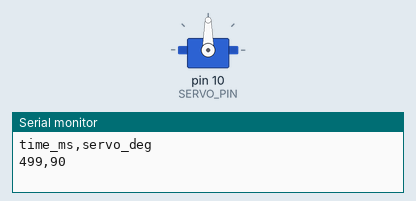
Recording of a sketch running on a simulated Arduino Uno, built with avr-gcc and run on an emulated ATmega328P. On the bench: servo, the last lines printed to the serial monitor.

Above: at 0.55 s.
At 4.1 s:
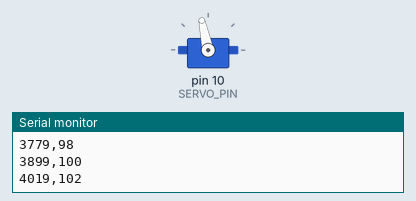
At 5.2 s:
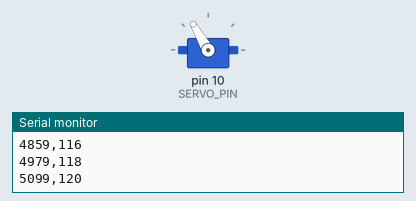
At 7.7 s:
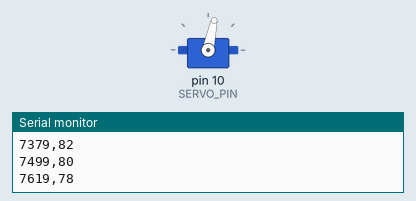
Timing chart, 0 to 9.9 s (numbered marks = the images above):
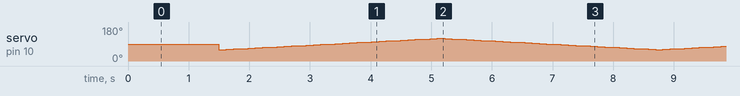

The sketch:

servo_mg996r_check.ino
```cpp
/*
  servo_mg996r_check.ino

  MG996Rサーボを安全寄りの範囲でゆっくり動かし、角度、電源、機械干渉を確認する。
  ロボット本体コードとは独立した、Arduino IDE用の単体性能検証スケッチ。

  配線:
    サーボ信号 -> D10
    サーボ電源 -> 外部電源推奨
    サーボGND と Arduino GND を共通

  シリアルモニター:
    115200bps
*/

#include <Servo.h>

const int SERVO_PIN = 10;
const int SERVO_CENTER = 90;
// まずは機械的にぶつかりにくい狭めの範囲で確認する。
const int SERVO_LEFT_LIMIT = 60;
const int SERVO_RIGHT_LIMIT = 120;
// 角度を急に変えないため、少しずつ動かす。
const int SERVO_STEP_DEG = 2;
const unsigned long STEP_INTERVAL_MS = 120;
const unsigned long HOLD_CENTER_MS = 1000;

Servo steeringServo;
int targetDeg = SERVO_CENTER;
int direction = 1;
unsigned long lastStepMs = 0;
unsigned long centerHoldStartedMs = 0;
bool holdingCenter = true;

void writeServoDeg(int deg) {
  // 誤って範囲外の角度を指定しても、ここで安全範囲に丸める。
  int safeDeg = constrain(deg, SERVO_LEFT_LIMIT, SERVO_RIGHT_LIMIT);
  steeringServo.write(safeDeg);
  Serial.print(millis());
  Serial.print(',');
  Serial.println(safeDeg);
}

void setup() {
  Serial.begin(115200);
  steeringServo.attach(SERVO_PIN);
  delay(500);
  Serial.println(F("time_ms,servo_deg"));
  writeServoDeg(SERVO_CENTER);
  centerHoldStartedMs = millis();
}

void loop() {
  unsigned long now = millis();

  if (holdingCenter) {
    if (now - centerHoldStartedMs >= HOLD_CENTER_MS) {
      holdingCenter = false;
      lastStepMs = now;
      // 中央で待ってから左端へ移動し、左右の往復確認を始める。
      targetDeg = SERVO_LEFT_LIMIT;
      direction = 1;
      writeServoDeg(targetDeg);
    }
    return;
  }

  if (now - lastStepMs < STEP_INTERVAL_MS) {
    return;
  }
  lastStepMs = now;

  targetDeg += direction * SERVO_STEP_DEG;
  if (targetDeg >= SERVO_RIGHT_LIMIT) {
    targetDeg = SERVO_RIGHT_LIMIT;
    // 右端に着いたら左方向へ折り返す。
    direction = -1;
  } else if (targetDeg <= SERVO_LEFT_LIMIT) {
    targetDeg = SERVO_LEFT_LIMIT;
    // 左端に着いたら右方向へ折り返す。
    direction = 1;
  }

  writeServoDeg(targetDeg);
}
```
